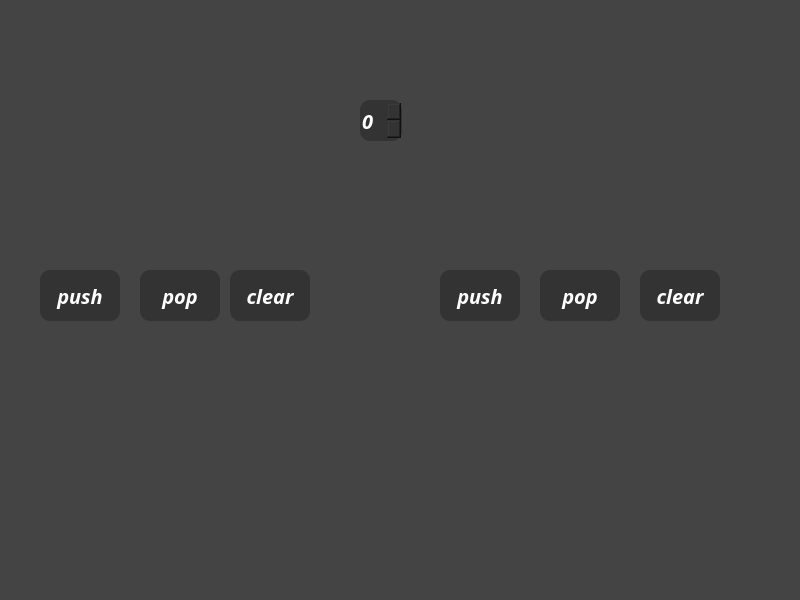
<?xml version="1.0" encoding="UTF-8"?>
<ui version="4.0">
 <class>MainWindow</class>
 <widget class="QMainWindow" name="MainWindow">
  <property name="geometry">
   <rect>
    <x>0</x>
    <y>0</y>
    <width>800</width>
    <height>600</height>
   </rect>
  </property>
  <property name="windowTitle">
   <string>MainWindow</string>
  </property>
  <property name="styleSheet">
   <string notr="true">background-color:#444444;</string>
  </property>
  <widget class="QWidget" name="centralwidget">
   <widget class="QTextEdit" name="textEdit">
    <property name="geometry">
     <rect>
      <x>440</x>
      <y>30</y>
      <width>271</width>
      <height>191</height>
     </rect>
    </property>
    <property name="styleSheet">
     <string notr="true">background-color: #444444;
    color: #ffffff;
    font-family: &quot;Arial Bold&quot;;
    font-size: 20px;
    border-radius: 10px;</string>
    </property>
    <property name="readOnly">
     <bool>true</bool>
    </property>
   </widget>
   <widget class="QPushButton" name="pushButton_push">
    <property name="geometry">
     <rect>
      <x>440</x>
      <y>270</y>
      <width>80</width>
      <height>51</height>
     </rect>
    </property>
    <property name="font">
     <font>
      <family>Arial Bold</family>
      <pointsize>-1</pointsize>
      <weight>75</weight>
      <italic>true</italic>
      <bold>true</bold>
     </font>
    </property>
    <property name="styleSheet">
     <string notr="true">background-color: #333333;
    color: #ffffff;
    font-family: &quot;Arial Bold&quot;;
    font-size: 20px;
    border-radius: 10px;
</string>
    </property>
    <property name="text">
     <string>push</string>
    </property>
   </widget>
   <widget class="QPushButton" name="pushButton_pop">
    <property name="geometry">
     <rect>
      <x>540</x>
      <y>270</y>
      <width>80</width>
      <height>51</height>
     </rect>
    </property>
    <property name="font">
     <font>
      <family>Arial Bold</family>
      <pointsize>-1</pointsize>
      <weight>75</weight>
      <italic>true</italic>
      <bold>true</bold>
     </font>
    </property>
    <property name="styleSheet">
     <string notr="true">background-color: #333333;
    color: #ffffff;
    font-family: &quot;Arial Bold&quot;;
    font-size: 20px;
    border-radius: 10px;
</string>
    </property>
    <property name="text">
     <string>pop</string>
    </property>
   </widget>
   <widget class="QSpinBox" name="spinBox">
    <property name="geometry">
     <rect>
      <x>360</x>
      <y>100</y>
      <width>42</width>
      <height>41</height>
     </rect>
    </property>
    <property name="font">
     <font>
      <family>Arial Bold</family>
      <pointsize>-1</pointsize>
      <weight>75</weight>
      <italic>true</italic>
      <bold>true</bold>
     </font>
    </property>
    <property name="styleSheet">
     <string notr="true">background-color: #333333;
    color: #ffffff;
    font-family: &quot;Arial Bold&quot;;
    font-size: 20px;
    border-radius: 10px;
</string>
    </property>
   </widget>
   <widget class="QPushButton" name="pushButton_clear">
    <property name="geometry">
     <rect>
      <x>640</x>
      <y>270</y>
      <width>80</width>
      <height>51</height>
     </rect>
    </property>
    <property name="font">
     <font>
      <family>Arial Bold</family>
      <pointsize>-1</pointsize>
      <weight>75</weight>
      <italic>true</italic>
      <bold>true</bold>
     </font>
    </property>
    <property name="styleSheet">
     <string notr="true">background-color: #333333;
    color: #ffffff;
    font-family: &quot;Arial Bold&quot;;
    font-size: 20px;
    border-radius: 10px;
</string>
    </property>
    <property name="text">
     <string>clear</string>
    </property>
   </widget>
   <widget class="QTreeView" name="treeView">
    <property name="geometry">
     <rect>
      <x>50</x>
      <y>30</y>
      <width>256</width>
      <height>192</height>
     </rect>
    </property>
    <property name="styleSheet">
     <string notr="true">background-color: #444444;
    color: #ffffff;
    font-family: &quot;Arial Bold&quot;;
    font-size: 20px;
    border-radius: 10px;</string>
    </property>
   </widget>
   <widget class="QPushButton" name="pushButton_clear_2">
    <property name="geometry">
     <rect>
      <x>230</x>
      <y>270</y>
      <width>80</width>
      <height>51</height>
     </rect>
    </property>
    <property name="font">
     <font>
      <family>Arial Bold</family>
      <pointsize>-1</pointsize>
      <weight>75</weight>
      <italic>true</italic>
      <bold>true</bold>
     </font>
    </property>
    <property name="styleSheet">
     <string notr="true">background-color: #333333;
    color: #ffffff;
    font-family: &quot;Arial Bold&quot;;
    font-size: 20px;
    border-radius: 10px;
</string>
    </property>
    <property name="text">
     <string>clear</string>
    </property>
   </widget>
   <widget class="QPushButton" name="pushButton_pop_2">
    <property name="geometry">
     <rect>
      <x>140</x>
      <y>270</y>
      <width>80</width>
      <height>51</height>
     </rect>
    </property>
    <property name="font">
     <font>
      <family>Arial Bold</family>
      <pointsize>-1</pointsize>
      <weight>75</weight>
      <italic>true</italic>
      <bold>true</bold>
     </font>
    </property>
    <property name="styleSheet">
     <string notr="true">background-color: #333333;
    color: #ffffff;
    font-family: &quot;Arial Bold&quot;;
    font-size: 20px;
    border-radius: 10px;
</string>
    </property>
    <property name="text">
     <string>pop</string>
    </property>
   </widget>
   <widget class="QPushButton" name="pushButton_push_2">
    <property name="geometry">
     <rect>
      <x>40</x>
      <y>270</y>
      <width>80</width>
      <height>51</height>
     </rect>
    </property>
    <property name="font">
     <font>
      <family>Arial Bold</family>
      <pointsize>-1</pointsize>
      <weight>75</weight>
      <italic>true</italic>
      <bold>true</bold>
     </font>
    </property>
    <property name="styleSheet">
     <string notr="true">background-color: #333333;
    color: #ffffff;
    font-family: &quot;Arial Bold&quot;;
    font-size: 20px;
    border-radius: 10px;
</string>
    </property>
    <property name="text">
     <string>push</string>
    </property>
   </widget>
  </widget>
  <widget class="QMenuBar" name="menubar">
   <property name="geometry">
    <rect>
     <x>0</x>
     <y>0</y>
     <width>800</width>
     <height>20</height>
    </rect>
   </property>
  </widget>
  <widget class="QStatusBar" name="statusbar"/>
 </widget>
 <resources/>
 <connections/>
</ui>
